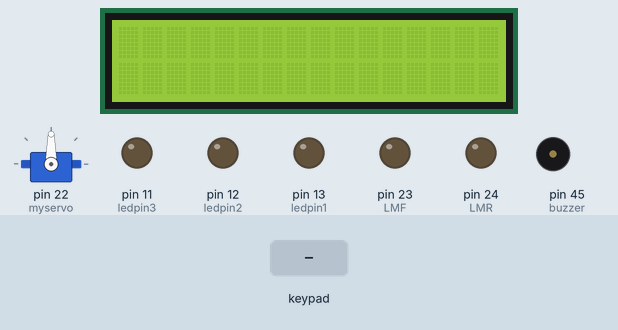
The sketch below on a simulated Arduino Mega 2560, built with avr-gcc and run on an emulated ATmega2560. Parts: 16×2 character LCD, servo, output pins drawn as LEDs (lit = HIGH), buzzer (waves = sounding). Inputs (shaded band) come from the test bench. What the sketch prints to the serial monitor is not drawn.

Above: at 1.2 s.
1.3 s: keypad keys 3 0 3 1 3 2 3 3 * pressed 0.4 s apart
At 2.8 s:
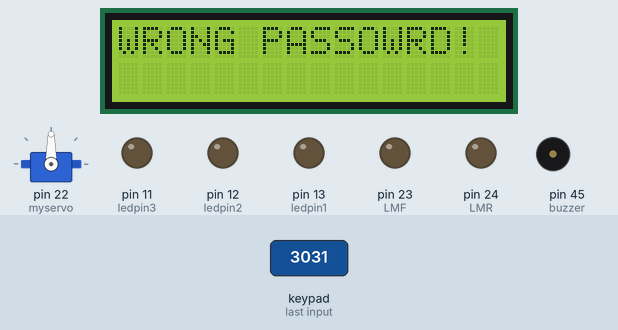
At 6.5 s:
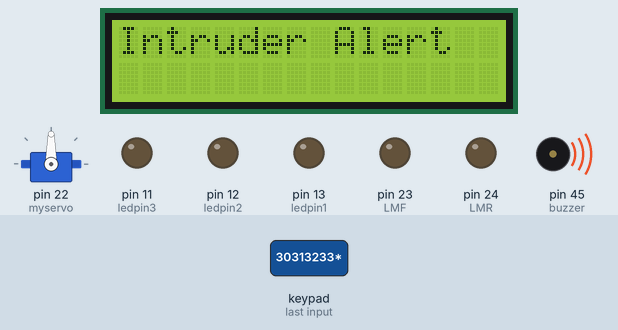
7.3 s: keypad keys 3 0 3 1 3 2 3 3 = pressed 0.4 s apart
At 8.6 s:
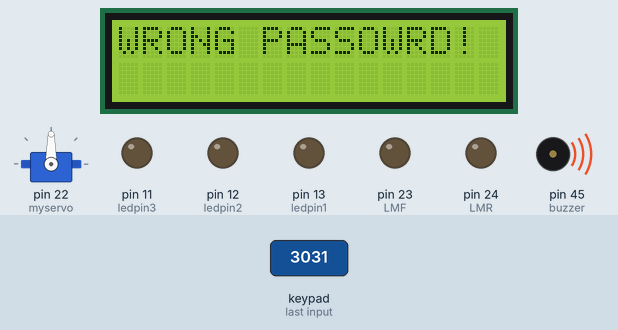
Timing chart, 0 to 10.3 s (numbered marks = the images above; inputs shaded):
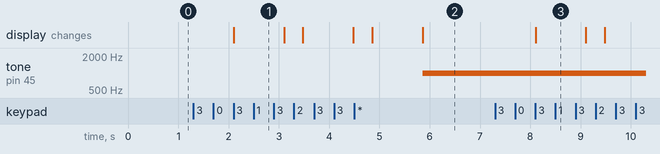

The sketch:

environment_and_security_control_system.ino
```cpp
#include <LiquidCrystal.h>
#include <Servo.h>
#include <Keypad.h>

LiquidCrystal lcd(47, 48, 50, 51, 52, 53);

int ledpin1 = 13;
int ledpin2 = 12;
int ledpin3 = 11;

int ldr = A0;
int ldrval = 0;

int tempval = 0;
int lm35 = A1;
int LMF = 23;
int LMR = 24;

const byte ROWS = 4;
const byte COLS = 3;

byte rowPins[ROWS] = {30, 31, 32, 33};
byte colPins[COLS] = {34, 35, 36};

char keys[ROWS][COLS] = {
  {'1', '2', '3'},
  {'4', '5', '6'},
  {'7', '8', '9'},
  {'*', '0', '='},
};
const int buzzer = 45;
Keypad keypad = Keypad(makeKeymap(keys), rowPins, colPins, ROWS, COLS);

Servo myservo;


int serpos = 0 ;

char ch[100];
int chcount = 0;

void setup() {

  lcd.begin(16, 2);
  Serial.begin(9600);
  pinMode(ledpin1, OUTPUT);
  pinMode(ledpin2, OUTPUT);
  pinMode(ledpin3, OUTPUT);
  myservo.attach(22);
  pinMode(LMF, OUTPUT);
  pinMode(LMR, OUTPUT);
  pinMode(buzzer, OUTPUT);
}

int trycount = 0;
int a = 10;
bool sys = false;
bool intru = false;
void loop() {

  if (!false) {
    char key = keypad.getKey();
    if (key) {
      Serial.println(key);
      ch[chcount++] = key;
      if (chcount == 3) {
        if (ch[0] == '*' && ch[1] == '1' && ch[2] == '2') {
          sys = true;
          intru = false;
          tone(buzzer, 0);
          noTone(buzzer);
          lcd.clear();
        } else {
          lcd.setCursor(0, 0);
          lcd.print("WRONG PASSOWRD!");
          delay(1000);
          lcd.clear();
          trycount++;
          chcount = 0;
        }

        if (trycount == 3) {
          lcd.clear();
          lcd.setCursor(0, 0);
          lcd.print("Intruder Alert");
          intru = true;
        }
      }
    }
  }

  if (intru) {
    tone(buzzer, 1000);
  } else {
    noTone(buzzer);
  }

  if (sys) {
    ldrval = analogRead(ldr);
    if ( ldrval >= 10 && ldrval <= 300) {
      myservo.write(5);

    } else if (ldrval >= 301 && ldrval <= 600) {
      myservo.write(65);
    }
    else if (ldrval >= 601) {
      myservo.write(78);
    }

    tempval = analogRead(lm35);
    float millivolts = (tempval / 1024.0) * 5 * 1000;
    float cel = millivolts / 10;

    if (cel >= 15) {
      fanOn();
    } else if (cel < 15) {
      fanOff();
    }
  }


}

void fanOn() {
  digitalWrite(LMF, HIGH);
  digitalWrite(LMR, LOW);
}

void fanOff() {
  digitalWrite(LMR, LOW);
  digitalWrite(LMF, LOW);
}

//lcd.setCursor(0, 0);
//  lcd.print("degree Celcius");
//
//  Serial.println("Hi" + String(a));
//  digitalWrite(ledpin1, HIGH);
```

Measured:
- after the input at 1.3 s, tone on pin 45 (buzzer): silent → 1000 Hz after 4.6 s; the display: changes after 0.80 s (image 1)
- after the input at 7.3 s, the display: changes after 0.80 s (image 3)
